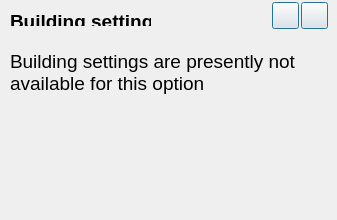
     <widget class="QWidget" name="BuildingPage_A">
      <widget class="QLabel" name="GeoEHeading_2">
       <property name="geometry">
        <rect>
         <x>10</x>
         <y>10</y>
         <width>141</width>
         <height>16</height>
        </rect>
       </property>
       <property name="font">
        <font>
         <pointsize>14</pointsize>
        </font>
       </property>
       <property name="text">
        <string>&lt;html&gt;&lt;head/&gt;&lt;body&gt;&lt;p&gt;&lt;span style=&quot; font-weight:600;&quot;&gt;Building settings&lt;/span&gt;&lt;/p&gt;&lt;/body&gt;&lt;/html&gt;</string>
       </property>
      </widget>
      <widget class="QLabel" name="GeoE_NoticeLabel_2">
       <property name="geometry">
        <rect>
         <x>10</x>
         <y>50</y>
         <width>311</width>
         <height>161</height>
        </rect>
       </property>
       <property name="font">
        <font>
         <pointsize>14</pointsize>
        </font>
       </property>
       <property name="focusPolicy">
        <enum>Qt::ClickFocus</enum>
       </property>
       <property name="text">
        <string>&lt;html&gt;&lt;head/&gt;&lt;body&gt;&lt;p&gt;Building settings are presently not available for this option&lt;/p&gt;&lt;/body&gt;&lt;/html&gt;</string>
       </property>
       <property name="alignment">
        <set>Qt::AlignLeading|Qt::AlignLeft|Qt::AlignTop</set>
       </property>
       <property name="wordWrap">
        <bool>true</bool>
       </property>
      </widget>
      <widget class="QPushButton" name="pushButton_25">
       <property name="geometry">
        <rect>
         <x>272</x>
         <y>2</y>
         <width>27</width>
         <height>27</height>
        </rect>
       </property>
       <property name="autoFillBackground">
        <bool>false</bool>
       </property>
       <property name="styleSheet">
        <string notr="true">QPushButton {
    border-image: url(:/new/res/images/No.png) 25;
    border-width: 0px;                         
    padding: 0px 0px;
    min-height: 25px;
    min-width: 25px;
}

QPushButton:hover {
    border-image: url(:/new/res/images/No.png) 25;
}

QPushButton:pressed {
    color: lightgray;
    border-image: url(:/new/res/images/No-invert.png) 25;
    padding-top: 0px;
    padding-bottom: 0px;
}

</string>
       </property>
       <property name="text">
        <string notr="true"/>
       </property>
       <property name="iconSize">
        <size>
         <width>28</width>
         <height>28</height>
        </size>
       </property>
       <property name="default">
        <bool>true</bool>
       </property>
       <property name="flat">
        <bool>false</bool>
       </property>
      </widget>
      <widget class="QPushButton" name="pushButton_26">
       <property name="geometry">
        <rect>
         <x>301</x>
         <y>2</y>
         <width>27</width>
         <height>27</height>
        </rect>
       </property>
       <property name="autoFillBackground">
        <bool>false</bool>
       </property>
       <property name="styleSheet">
        <string notr="true">QPushButton {
    border-image: url(:/new/res/images/Yes.png) 25;
    border-width: 0px;                         
    padding: 0px 0px;
    min-height: 25px;
    min-width: 25px;
}

QPushButton:hover {
    border-image: url(:/new/res/images/Yes.png) 25;
}

QPushButton:pressed {
    color: lightgray;
    border-image: url(:/new/res/images/Yes-invert.png) 25;
    padding-top: 0px;
    padding-bottom: 0px;
}

</string>
       </property>
       <property name="text">
        <string notr="true"/>
       </property>
       <property name="iconSize">
        <size>
         <width>28</width>
         <height>28</height>
        </size>
       </property>
       <property name="default">
        <bool>true</bool>
       </property>
       <property name="flat">
        <bool>false</bool>
       </property>
      </widget>
     </widget>
